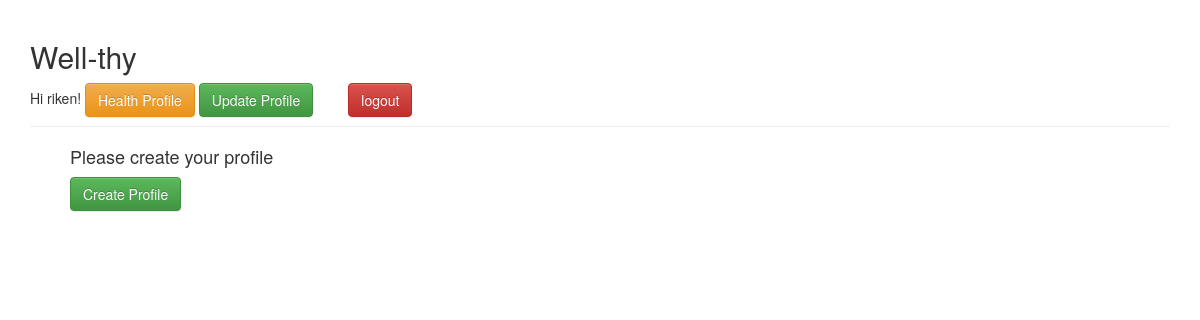
Before: /health/profile (signed in) with the older database file.
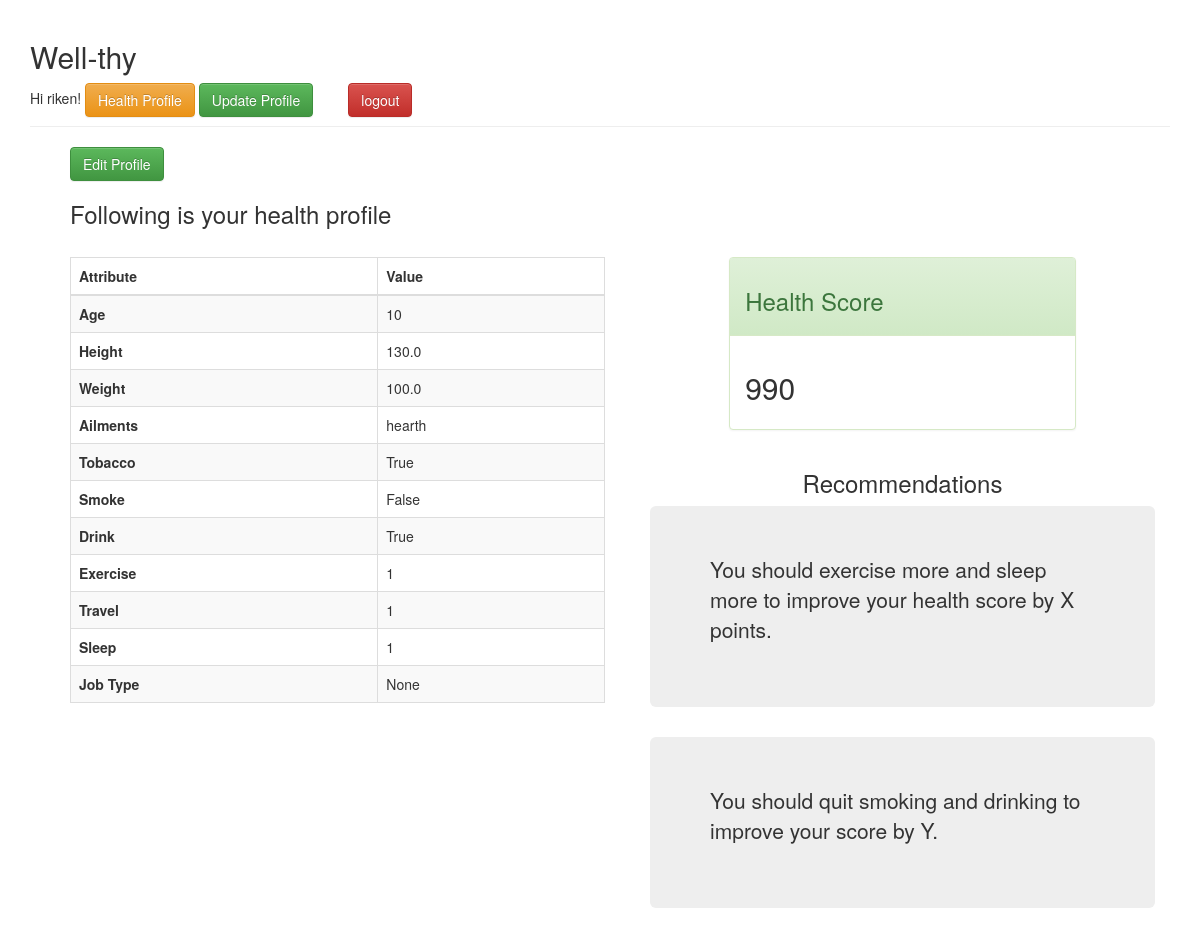
After: the same page with the newer database file.
### health/models.py (models this page shows, shortened)
class HealthProfile(models.Model):
	user = models.ForeignKey(User, on_delete=models.CASCADE)
	age = models.IntegerField(validators=[MaxValueValidator(100), MinValueValidator(0)],null=True,blank=True,help_text="Enter age :")
	height = models.FloatField(validators=[MaxValueValidator(300), MinValueValidator(20)],null=True,blank=True,help_text="Enter height (In Centimeter) :")
	weight = models.FloatField(validators=[MaxValueValidator(300), MinValueValidator(20)],null=True,blank=True,help_text="Enter weight (In Lbs) :")
	ailments = models.TextField(max_length=1000, null=True, blank=True, help_text='Enter comma separated list of pre-existing ailments :')
	tobacco = models.BooleanField(help_text="Do you consume tobacco?", default=False)
	smoke = models.BooleanField(help_text="Do you consume smoke?", default=False)
	drink = models.BooleanField(help_text="Do you consume drink?", default=False)
	POSS_EXERCISE = (
	    (2, '>15 hours/week'),
	    (1, '6-15 hours/week'),
	    (0, '<6 hours/week'),
	)
	exercise = models.IntegerField(choices=POSS_EXERCISE, blank=True, default=1, help_text='Select how much do you exercise?')
	POSS_TRAVEL = (
		(2, '>10 hours/week'),
		(1, '5-10 hours/week'),
		(0, '<5 hours/week'),
	)
	travel_time = models.IntegerField(choices=POSS_TRAVEL, blank=True, default=1, help_text='Select how much do you travel?')
	POSS_SLEEP = (
		(2, '>8 hours/day'),
		(1, '6-8 hours/day'),
		(0, '<6 hours/day'),
	)
	sleep_time = models.IntegerField(choices=POSS_SLEEP, blank=True, default=1, help_text='Select how much do you sleep?')
	job_type = models.TextField(max_length=1000, null=True, blank=True, help_text='Enter your job description :')

### health/views.py (the view)
# urls.py: path('profile',login_required(views.profile),name='health_profile'),
def profile(request):
    if(request.user):
        p = HealthProfile.objects.filter(user=request.user)
        if len(p)>0 :
            json_p = json.loads(serializers.serialize('json',[p[0]]))[0]["fields"]
            get_health_score.preprocessData(json_p)
            return render(request,'health/profile.html',{'health_profile' : p[0], 'health_score' : 990})
        else:
            return render(request,'health/profile.html')

### pyScripts/get_health_score.py (called while the page is built)
def preprocessData(data):
    data["exercise"] = [data["exercise"],3]
    data["travel_time"] = [data["travel_time"],3]
    data["sleep_time"] = [data["sleep_time"],3]
    data["drink"] = [1 if data["drink"] else 0,1]
    data["tobacco"] = [1 if data["tobacco"] else 0,1]
    data["smoke"] = [1 if data["smoke"] else 0,1]
    print(data)

### templates/health/profile.html
{% extends 'base.html' %}
{% block content %}
	<ul>
	{% if health_profile %}
	<a class="btn btn-success" href="{% url 'health:handle' %}">Edit Profile</a>
	<h3>Following is your health profile </h3>
	<br>
		<div class="row">
			<div class="col-md-6">
				<table class="table table-striped table-bordered">
				  <thead>
				    <tr>
				      <th scope="col">Attribute</th>
				      <th scope="col">Value</th>
				    </tr>
				  </thead>
				  <tbody>
				    <tr>
				      <th scope="row">Age</th>
				      <td>{{health_profile.age}}</td>
				    </tr>
				    <tr>
				      <th scope="row">Height</th>
				      <td>{{health_profile.height}}</td>
				    </tr>
				    <tr>
				      <th scope="row">Weight</th>
				      <td>{{health_profile.weight}}</td>
				    </tr>
				    <tr>
				      <th scope="row">Ailments</th>
				      <td>{{health_profile.ailments}}</td>
				    </tr>
				    <tr>
				      <th scope="row">Tobacco</th>
				      <td>{{health_profile.tobacco}}</td>
				    </tr>
				    <tr>
				      <th scope="row">Smoke</th>
				      <td>{{health_profile.smoke}}</td>
				    </tr>
				    <tr>
				      <th scope="row">Drink</th>
				      <td>{{health_profile.drink}}</td>
				    </tr>
				    <tr>
				      <th scope="row">Exercise<br></th>
				      <td>{{health_profile.exercise}}</td>
				    </tr>
				    <tr>
				      <th scope="row">Travel</th>
				      <td>{{health_profile.travel_time}}</td>
				    </tr>
				    <tr>
				      <th scope="row">Sleep</th>
				      <td>{{health_profile.sleep_time}}</td>
				    </tr>
				    <tr>
				      <th scope="row">Job Type</th>
				      <td>{{health_profile.job_type}}</td>
				    </tr>
				  </tbody>
				</table>
			</div>
			<div class="col-md-6">
				<div class="row">
					<div class="col-md-offset-2 col-md-8">
						<div class="panel panel-success">
							<div class="panel-heading">
								<h3>Health Score</h3>
							</div>
							<div class="panel-body">
								<h2>{{health_score}}</h2>
							</div>
						</div>
					</div>
				</div>
				<div class="col-md-12">
					<center><h3>Recommendations</h3></center>
					<div class="jumbotron">
						<p>You should exercise more and sleep more to improve your health score by X points.</p>
					</div>
					<div class="jumbotron">
						<p>You should quit smoking and drinking to improve your score by Y.</p>
					</div>
				</div>
			</div>
		</div>
	{% else %}
		<h4>Please create your profile</h4>
		<a class="btn btn-success" href="{% url 'health:handle' %}">Create Profile</a>
	{% endif %}
	</ul>
{% endblock %}

Changed rows visible on the page:
added HealthProfile: age "10", height "130.0", weight "100.0", ailments "hearth", tobacco "True", smoke "False", drink "True", exercise "1", travel_time "1", sleep_time "1", job_type "None"
Other visible differences:
{{ health_score }}: (not shown) → "990"
text no longer shown: "Please create your profile Create Profile"
text now shown: "Edit Profile Following is your health profile Attribute Value Age Height Weight Ailments Tobacco Smoke Drink Exercise Travel Sleep Job Type Health Score Recommendations You should exercise more and sleep more to improve your health score by X points. You should quit smoking and drinking to improve your score by Y."
